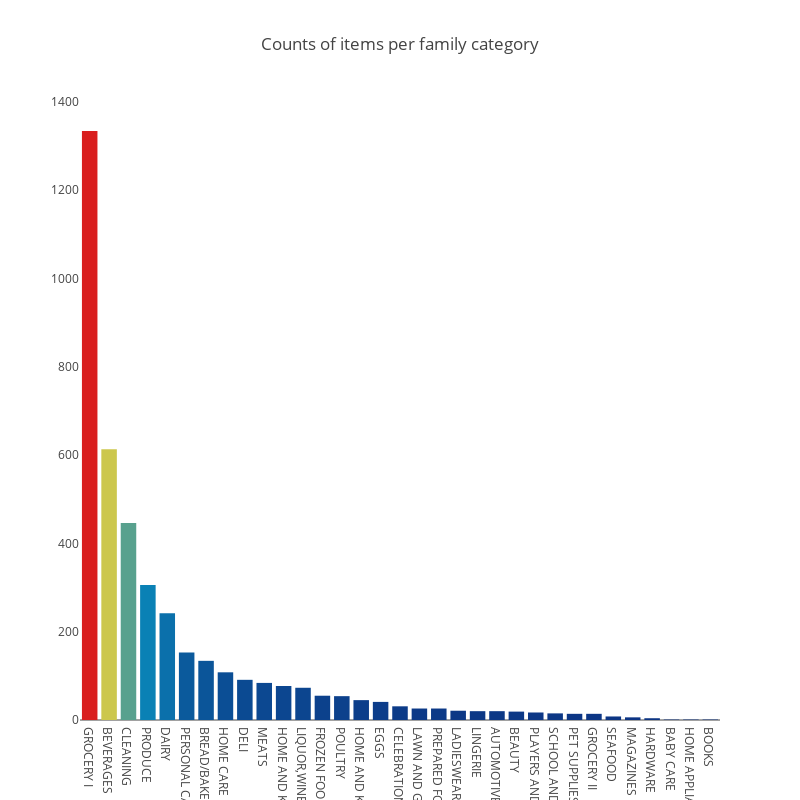

The cell this chart's notebook holds for it:
### Code cell
x, y = (list(x) for x in zip(*sorted(zip(items.family.value_counts().index, 
                                         items.family.value_counts().values), 
                                        reverse = False)))
trace2 = go.Bar(
    y=items.family.value_counts().values,
    x=items.family.value_counts().index,
    marker=dict(
        color=items.family.value_counts().values,
        colorscale = 'Portland',
        reversescale = False
    ),
    orientation='v',
)

layout = dict(
    title='Counts of items per family category',
     width = 800, height = 800,
    yaxis=dict(
        showgrid=False,
        showline=False,
        showticklabels=True,
#         domain=[0, 0.85],
    ))

fig1 = go.Figure(data=[trace2])
fig1['layout'].update(layout)
py.iplot(fig1, filename='plots')

### Figure 1 — Plotly figure (JSON) as saved in the notebook; plotly's stock layout.template omitted (floating-point values rounded to 4 significant figures)
{"data": [{"marker": {"color": [1334, 613, 446, 306, 242, 153, 134, 108, 91, 84, 77, 73, 55, 54, 45, 41, 31, 26, 26, 21, 20, 20, 19, 17, 15, 14, 14, 8, 6, 4, 1, 1, 1], "colorscale": "Portland", "reversescale": false}, "orientation": "v", "type": "bar", "x": ["GROCERY I", "BEVERAGES", "CLEANING", "PRODUCE", "DAIRY", "PERSONAL CARE", "BREAD/BAKERY", "HOME CARE", "DELI", "MEATS", "HOME AND KITCHEN I", "LIQUOR,WINE,BEER", "FROZEN FOODS", "POULTRY", "HOME AND KITCHEN II", "EGGS", "CELEBRATION", "LAWN AND GARDEN", "PREPARED FOODS", "LADIESWEAR", "LINGERIE", "AUTOMOTIVE", "BEAUTY", "PLAYERS AND ELECTRONICS", "SCHOOL AND OFFICE SUPPLIES", "PET SUPPLIES", "GROCERY II", "SEAFOOD", "MAGAZINES", "HARDWARE", "BABY CARE", "HOME APPLIANCES", "BOOKS"], "y": [1334, 613, 446, 306, 242, 153, 134, 108, 91, 84, 77, 73, 55, 54, 45, 41, 31, 26, 26, 21, 20, 20, 19, 17, 15, 14, 14, 8, 6, 4, 1, 1, 1]}], "layout": {"height": 800, "title": "Counts of items per family category", "width": 800, "yaxis": {"showgrid": false, "showline": false, "showticklabels": true}}}
